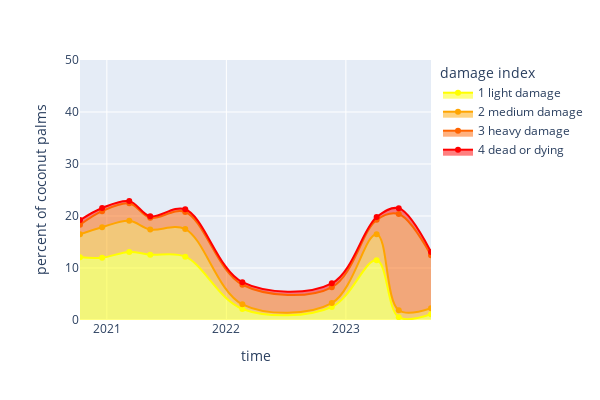

The code cell stored with this chart in its notebook:
### Code cell
fig = px.area(df1, 
              x="time", 
              y="percent of coconut palms", 
              color="damage index", 
              line_shape='spline',
              color_discrete_map = {'1 light damage': '#ffff00', '2 medium damage': '#ffa500', '3 heavy damage': '#ff6400', '4 dead or dying': '#ff0000'},
              width=600,
              height=400
             )
fig.update_traces(mode='markers+lines')
fig.update_layout(yaxis_range=[0, 50])
fig.write_html("timeline.html")
fig.write_image("timeline.png")
fig.show()

### Figure 1 — Plotly figure (JSON) as saved in the notebook; plotly's stock layout.template omitted (floating-point values rounded to 4 significant figures)
{"data": [{"fillpattern": {"shape": ""}, "hovertemplate": "damage index=1 light damage<br>time=%{x}<br>percent of coconut palms=%{y}<extra></extra>", "legendgroup": "1 light damage", "line": {"color": "#ffff00", "shape": "spline"}, "marker": {"symbol": "circle"}, "mode": "markers+lines", "name": "1 light damage", "orientation": "v", "showlegend": true, "stackgroup": "1", "type": "scatter", "x": ["2020-10-11T00:00:00", "2020-12-17T12:00:00", "2021-03-10T12:00:00", "2021-05-13T12:00:00", "2021-08-28T12:00:00", "2022-02-19T00:00:00", "2022-11-19T00:00:00", "2023-04-05T00:00:00", "2023-06-11T12:00:00", "2023-09-18T00:00:00"], "xaxis": "x", "y": [12.05, 11.99, 13.08, 12.56, 12.18, 2.126, 2.502, 11.47, 0.5371, 1.094], "yaxis": "y"}, {"fillpattern": {"shape": ""}, "hovertemplate": "damage index=2 medium damage<br>time=%{x}<br>percent of coconut palms=%{y}<extra></extra>", "legendgroup": "2 medium damage", "line": {"color": "#ffa500", "shape": "spline"}, "marker": {"symbol": "circle"}, "mode": "markers+lines", "name": "2 medium damage", "orientation": "v", "showlegend": true, "stackgroup": "1", "type": "scatter", "x": ["2020-10-11T00:00:00", "2020-12-17T12:00:00", "2021-03-10T12:00:00", "2021-05-13T12:00:00", "2021-08-28T12:00:00", "2022-02-19T00:00:00", "2022-11-19T00:00:00", "2023-04-05T00:00:00", "2023-06-11T12:00:00", "2023-09-18T00:00:00"], "xaxis": "x", "y": [4.42, 5.863, 5.996, 4.844, 5.306, 0.8896, 0.7439, 5.03, 1.338, 1.185], "yaxis": "y"}, {"fillpattern": {"shape": ""}, "hovertemplate": "damage index=3 heavy damage<br>time=%{x}<br>percent of coconut palms=%{y}<extra></extra>", "legendgroup": "3 heavy damage", "line": {"color": "#ff6400", "shape": "spline"}, "marker": {"symbol": "circle"}, "mode": "markers+lines", "name": "3 heavy damage", "orientation": "v", "showlegend": true, "stackgroup": "1", "type": "scatter", "x": ["2020-10-11T00:00:00", "2020-12-17T12:00:00", "2021-03-10T12:00:00", "2021-05-13T12:00:00", "2021-08-28T12:00:00", "2022-02-19T00:00:00", "2022-11-19T00:00:00", "2023-04-05T00:00:00", "2023-06-11T12:00:00", "2023-09-18T00:00:00"], "xaxis": "x", "y": [1.843, 3.077, 3.351, 2.236, 3.278, 3.766, 3.043, 2.755, 18.5, 10.19], "yaxis": "y"}, {"fillpattern": {"shape": ""}, "hovertemplate": "damage index=4 dead or dying<br>time=%{x}<br>percent of coconut palms=%{y}<extra></extra>", "legendgroup": "4 dead or dying", "line": {"color": "#ff0000", "shape": "spline"}, "marker": {"symbol": "circle"}, "mode": "markers+lines", "name": "4 dead or dying", "orientation": "v", "showlegend": true, "stackgroup": "1", "type": "scatter", "x": ["2020-10-11T00:00:00", "2020-12-17T12:00:00", "2021-03-10T12:00:00", "2021-05-13T12:00:00", "2021-08-28T12:00:00", "2022-02-19T00:00:00", "2022-11-19T00:00:00", "2023-04-05T00:00:00", "2023-06-11T12:00:00", "2023-09-18T00:00:00"], "xaxis": "x", "y": [0.9, 0.6164, 0.43, 0.3003, 0.536, 0.4852, 0.7552, 0.5308, 1.109, 0.6263], "yaxis": "y"}], "layout": {"height": 400, "legend": {"title": {"text": "damage index"}, "tracegroupgap": 0}, "margin": {"t": 60}, "width": 600, "xaxis": {"anchor": "y", "autorange": true, "domain": [0, 1], "range": ["2020-10-11", "2023-09-18"], "title": {"text": "time"}, "type": "date"}, "yaxis": {"anchor": "x", "domain": [0, 1], "range": [0, 50], "title": {"text": "percent of coconut palms"}, "type": "linear"}}}
